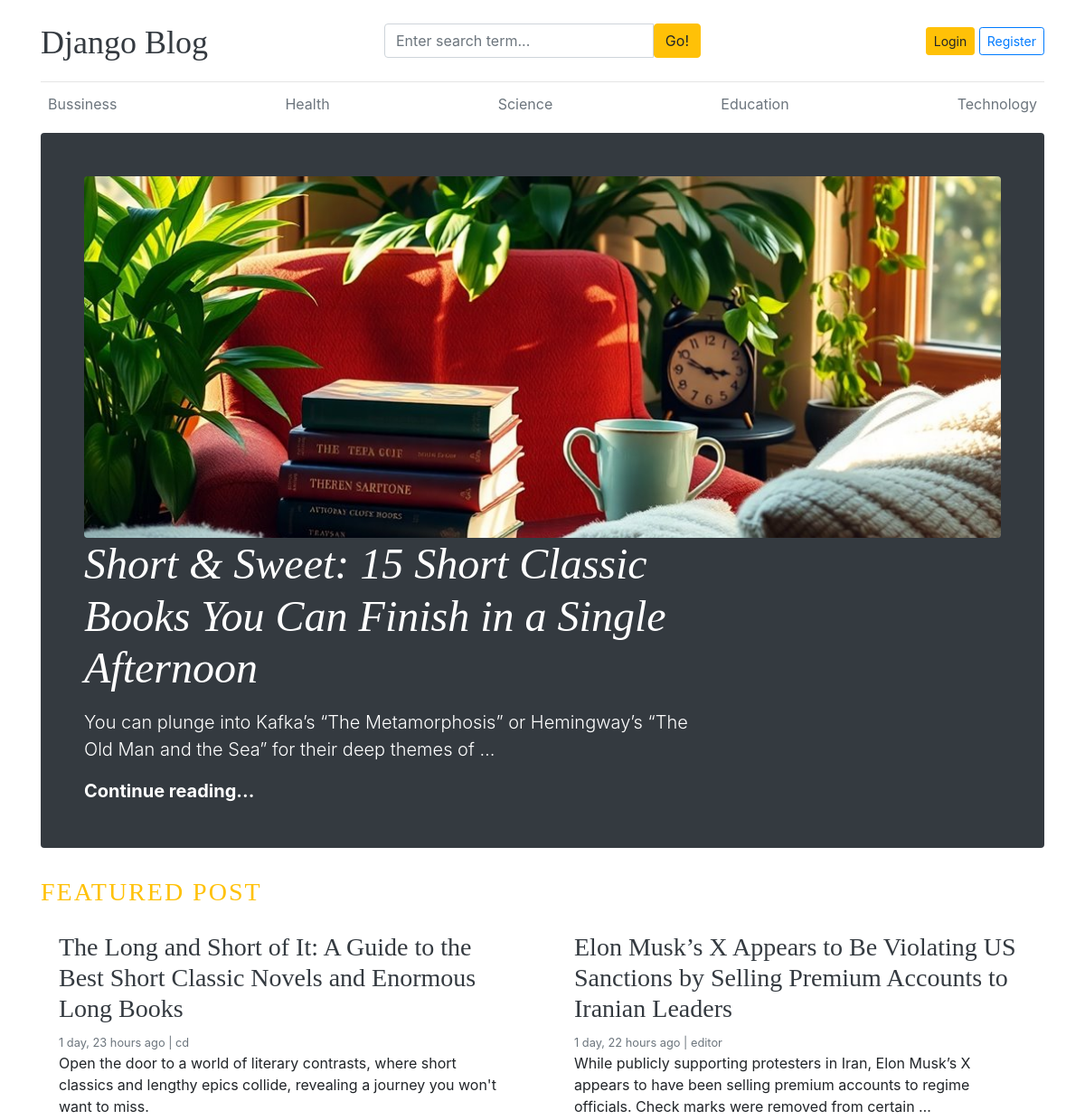
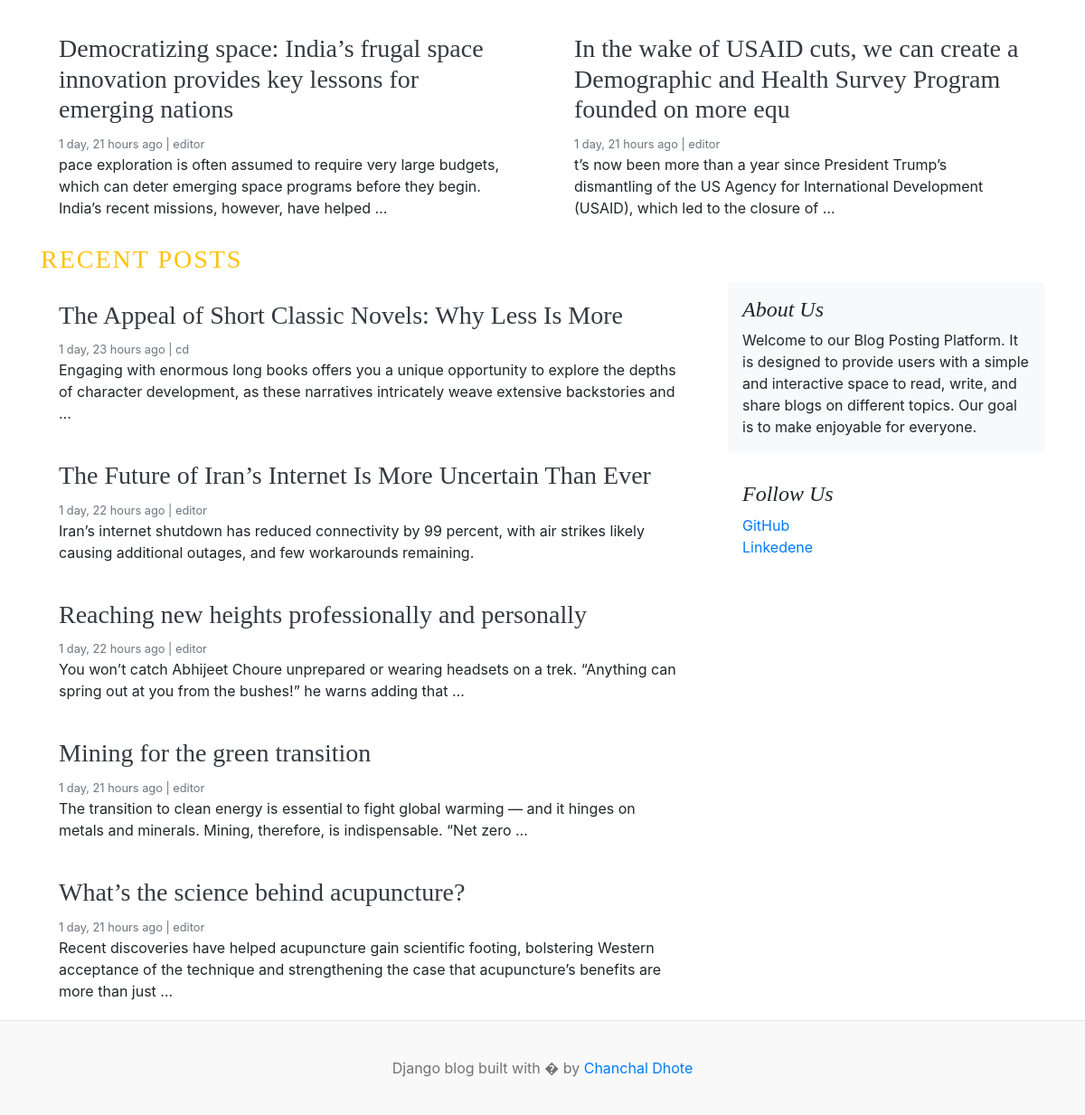
Before: / with the older database file (2 pictures, top to bottom).
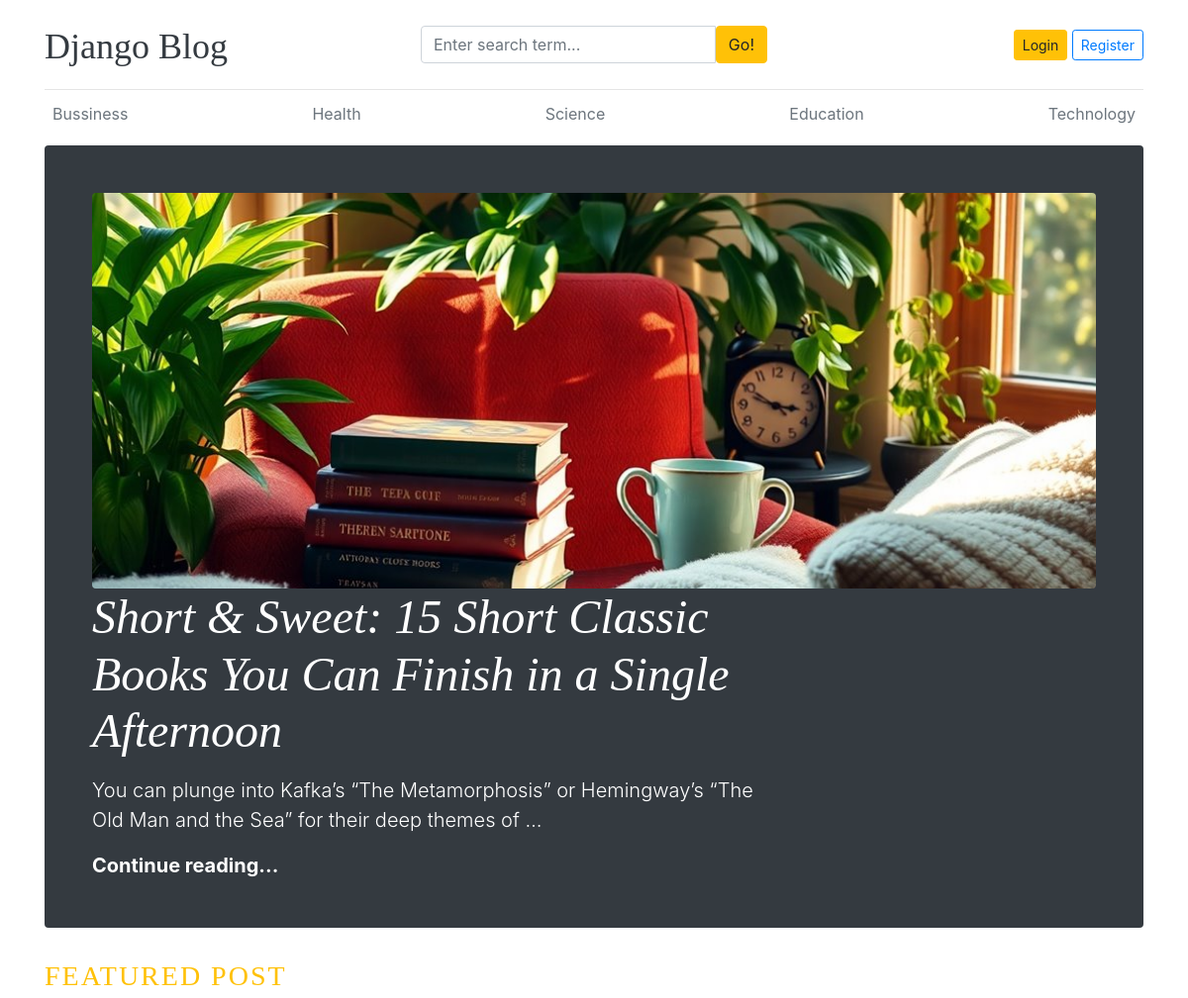
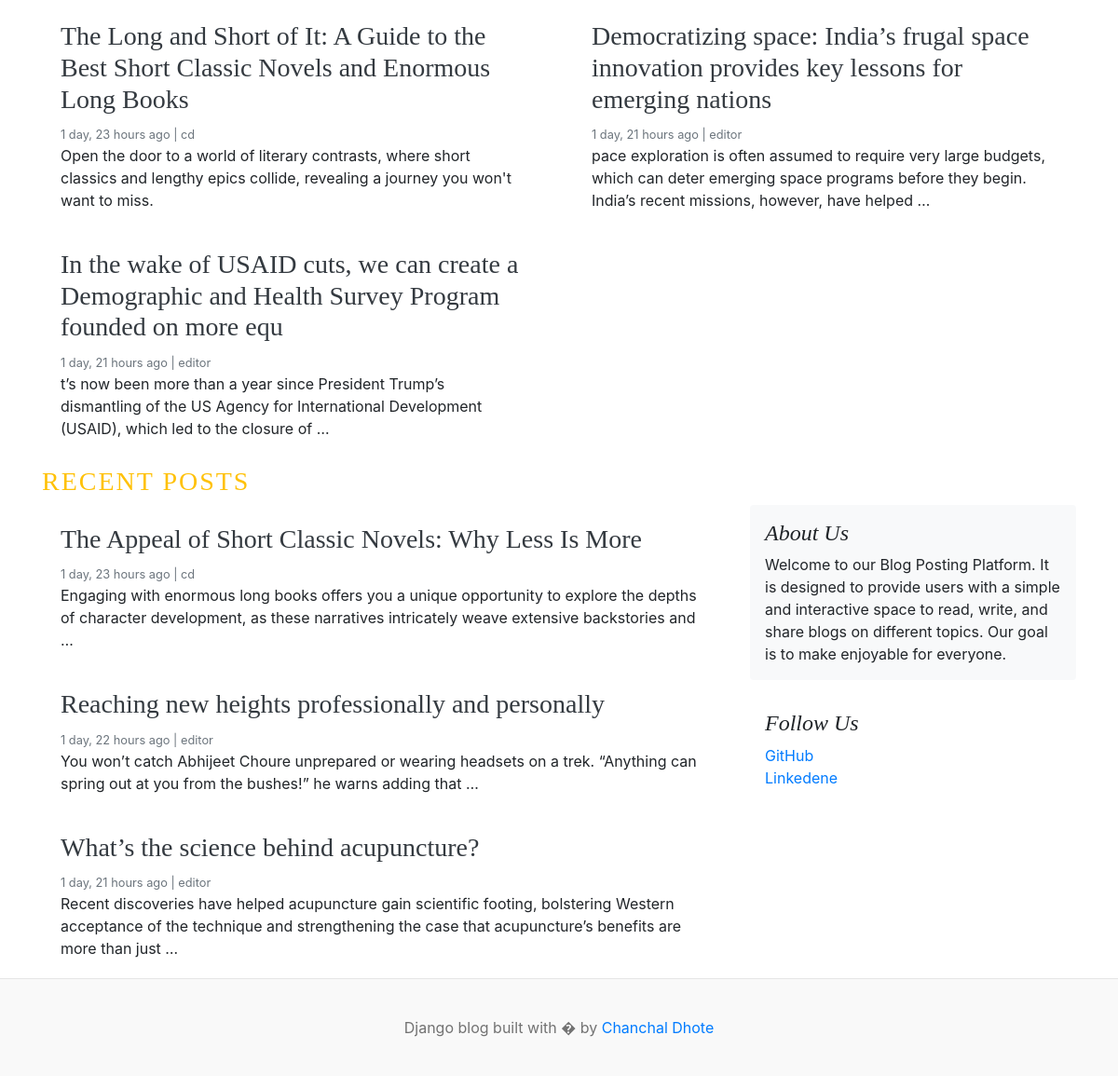
After: the same page with the newer database file (2 pictures, top to bottom).
### blogs/models.py (models this page shows, shortened)
class Category(models.Model):
    category_name = models.CharField(max_length=50, unique=True)
    slug = models.SlugField(max_length=100, unique=True, null=True, blank=True)
    created_at = models.DateTimeField(auto_now_add=True)
    updated_at = models.DateTimeField(auto_now=True)
    class Meta:
        verbose_name_plural = 'categories'

class Blog(models.Model):
    title = models.CharField(max_length=100)
    slug = models.SlugField(max_length=150, unique=True, blank=True, null=True)
    category =models.ForeignKey(Category,on_delete=models.CASCADE)  #blog post also deleted releted to that catagory
    author = models.ForeignKey(User, on_delete=models.CASCADE) #if the user is deleted then user releted blog post also deleted
    featured_image = models.ImageField(upload_to='uploads/%Y/%m/%d')
    short_description = models.TextField(max_length=500)
    blog_body = models.TextField(max_length=2000)
    status =models.CharField(max_length=20, choices=STATUS_CHOICES, default='Draft')
    is_featured = models.BooleanField(default=False)
    created_at = models.DateTimeField(auto_now_add=True)
    updated_at = models.DateTimeField(auto_now=True)

### assignments/models.py (models this page shows, shortened)
class About(models.Model):
    about_heading = models.CharField(max_length=25)
    about_description = models.TextField(max_length=255)
    created_at = models.DateTimeField(auto_now_add=True)
    updated_at = models.DateTimeField(auto_now=True)
    class Meta:
        verbose_name_plural = 'About'

class SocialLink(models.Model):
    platform = models.CharField(max_length=25)
    link = models.URLField(max_length=100)
    created_at = models.DateTimeField(auto_now_add=True)
    updated_at = models.DateTimeField(auto_now=True)

### blog_main/views.py (the view)
# urls.py: 2. Add a URL to urlpatterns:  path('', views.home, name='home')
def home(request):
    featured_posts = Blog.objects.filter(is_featured=True,status='Published').order_by('updated_at')
    posts = Blog.objects.filter(is_featured=False,status='Published')
    try:
        about = About.objects.get() #get will fetch only one data
    except:
        about = None
    context = {
         'featured_posts':featured_posts,
         'posts' :posts,
         'about':about,
    }
    return render(request,'home.html',context)

### blogs/context_processors.py (called while the page is built)
def get_categories(request):
    categories = Category.objects.all()
    return dict(categories=categories)

def get_social_links(request): # data bse mdhy configure karan mg everywhere apply hote
    social_links= SocialLink.objects.all()
    return dict(social_links =social_links)

### templates/home.html
{% extends 'base.html' %}
    {% block content %}
    {% for post in featured_posts %}
      {% if forloop.first  %}
        <div class="jumbotron p-3 p-md-5 text-white rounded bg-dark">
          <img src="{{ post.featured_image.url }}" class="img-fluid rounded" style="height:400px; width: 100%; object-fit:cover;" alt="{{ post.title }}">
          <div class="col-md-8 px-0">
            <h1 class="display-4 font-italic">{{ post.title }}</h1>
            <p class="lead my-3">{{ post.short_description | truncatewords:20 }}</p>
            <p class="lead mb-0"><a href="{% url 'blogs' post.slug %}" class="text-white font-weight-bold">Continue reading...</a></p>
          </div>
        </div>
      {% endif %}
    {% endfor %}
        <h3 class="text-uppercase text-warning " style="letter-spacing: 2px;">Featured Post</h3>
          <div class="row mb-2">
            {% for post in featured_posts %}
              {% if not forloop.first %}
                {% if post.slug %}
                  <div class="col-md-6">
                    <div class="card border-0">
                      <div class="card-body">
                        <h3><a href="{% url 'blogs' post.slug  %}" class="text-dark">{{ post.title }}</a></h3>
                        <small class="mb-1 text-muted">{{ post.created_at | timesince }} ago | {{ post.author }}</small>
                        <p class="card-text">{{ post.short_description | truncatewords:25 }}</p>
                      </div>
                    </div>
                  </div>
                {% endif %}
              {% endif %}
            {% endfor %}
          </div>
      <h3 class="text-uppercase text-warning " style="letter-spacing: 2px;">Recent Posts</h3>
      <main role="main" class="container p-0">
      <div class="row">
        <div class="col-md-8 blog-main">
          {% for post in posts %}
            <div class="card border-0">
                <div class="card-body">
                  <h3><a href="{% url 'blogs' post.slug %}" class="text-dark">{{ post.title }}</a></h3>
                  <small class="mb-1 text-muted">{{ post.created_at | timesince }} ago | {{ post.author }}</small>
                  <p class="card-text">{{ post.short_description | truncatewords:25 }}</p>
                </div>
            </div>
          {% endfor %}
        </div>
        <aside class="col-md-4 blog-sidebar">
          <div class="p-3 mb-3 bg-light rounded">
            <h4 class="font-italic">{{ about.about_heading }}</h4>
            <p class="mb-0">{{ about.about_description }}</p>
          </div>
        {% if social_links %}
          <div class="p-3">
            <h4 class="font-italic">Follow Us</h4>
            <ol class="list-unstyled">
              {% for i in social_links %}
              <li><a href="{{ i.link }}" target="_blank">{{ i.platform }}</a></li>
              {% endfor %}
            </ol>
          </div>
          {% endif %}
        </aside>
      </div>
    </main>
  </div>
{% endblock %}

### templates/base.html (shortened to what this page needs)
{% load static %}
<!DOCTYPE html>
<html lang="en">
<head>
  <link href="https://getbootstrap.com/docs/4.0/dist/css/bootstrap.min.css" rel="stylesheet">
  <link href="{% static 'css/blog.css' %}" rel="stylesheet">
  <link rel="stylesheet" href="https://cdnjs.cloudflare.com/ajax/libs/font-awesome/4.7.0/css/font-awesome.min.css">
</head>
<body>
  <div class="container">
    <header class="blog-header py-3">
      <div class="row flex-nowrap justify-content-between align-items-center">
        <div class="col-4 pt-1">
          <a class="blog-header-logo text-dark" href="/">Django Blog</a>
        </div>
        <div class="col-4">
          <form action="{% url 'search' %}" method="GET">
            <div class="input-group">
              <input class="form-control" type="text"  name="keyword" value="{{ keyword }}" placeholder="Enter search term..." aria-label="Enter">
              <button type="submit"  class="btn btn-warning" id="button-search">Go!</button>
            </div>
          </form>
        </div>
        <div class="col-4 d-flex justify-content-end align-items-center">
        {% if not user.is_authenticated %}
          <a class="btn btn-sm btn-warning" class="btn btn-sm btn-warning" href="{% url 'login' %}">Login</a> &nbsp;
          <a class="btn btn-sm btn-outline-primary" href="{% url 'register' %}">Register</a>
        {% else %}
        <span><a class="btn btn-sm btn-success" href="{% url 'dashboard' %}">Dashboard</a></span>
        &emsp;
        <span><a class="btn btn-sm btn-danger" href="{% url 'logout' %}">Logout</a></span>
        {% endif %}
        </div>
      </div>
    </header>
    <div class="nav-scroller py-1 mb-2">
      <nav class="nav d-flex justify-content-between">
        {% for cat in categories %}
        <a class="p-2 text-muted" href="{% url 'post_by_category' cat.id %}">{{ cat.category_name }}</a>
        {% endfor %}
      </nav>
    </div>
    {% block content %}
    {% endblock %}
    <footer class="blog-footer">
      <p>Django blog built with � by <a href="#">Chanchal Dhote</a></p>
    </footer>
</body>
</html>

### blog_main/static/css/blog.css (style rules this page uses)
.blog-header { border-bottom: 1px solid #e5e5e5; }
.blog-header-logo { font-family: "Playfair Display", Georgia, "Times New Roman", serif; font-size: 2.25rem; }
h1, h2, h3, h4, h5, h6 { font-family: "Playfair Display", Georgia, "Times New Roman", serif; }
.display-4 { font-size: 2.5rem; }
@media (min-width: 768px) { .display-4 { font-size: 3rem; } }
.blog-footer { padding: 2.5rem 0; color: #727272; text-align: center; background-color: #f9f9f9; border-top: .05rem solid #e5e5e5; }
.blog-footer p:last-child { margin-bottom: 0; }

Changed rows visible on the page:
removed Blog: title "Elon Musk’s X Appears to Be Violating US Sanctions by Selling Premium Accounts to Iranian Leaders", created_at "1 day, 22 hours", author "editor", short_description "While publicly supporting protesters in Iran, Elon Musk’s X appears to have been selling premium accounts to regime officials. Check marks were removed from certain …", shown under "FEATURED POST"
removed Blog: title "The Future of Iran’s Internet Is More Uncertain Than Ever", created_at "1 day, 22 hours", author "editor", short_description "Iran’s internet shutdown has reduced connectivity by 99 percent, with air strikes likely causing additional outages, and few workarounds remaining.", shown under "RECENT POSTS"
removed Blog: title "Mining for the green transition", created_at "1 day, 21 hours", author "editor", short_description "The transition to clean energy is essential to fight global warming — and it hinges on metals and minerals. Mining, therefore, is indispensable. “Net zero …", shown under "RECENT POSTS"
